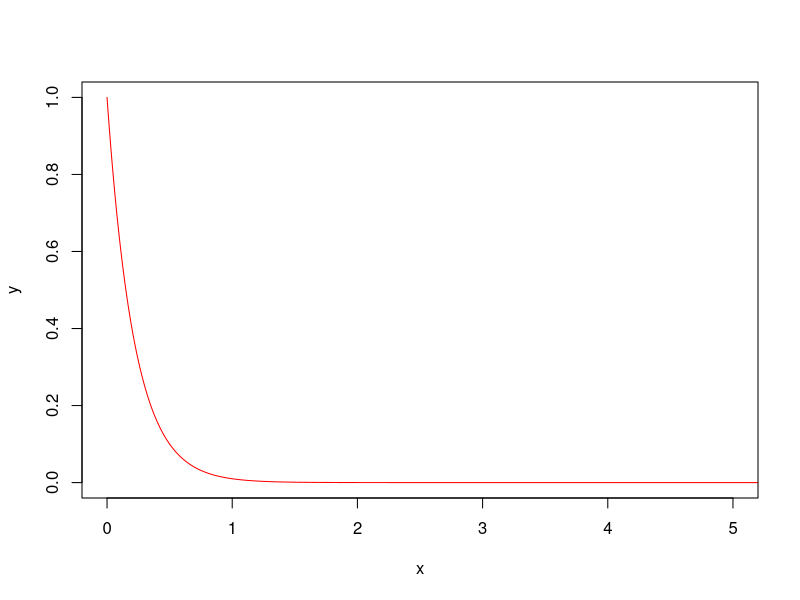

Here is the R script that generated this plot: (Note: this script raises an error after producing the figure.)
x <-seq(0,36,0.01)
y <- 10^(-2*x)
plot(x,y,xlim=c(0,5), type="l", col="red")

y_resc <- (A*10^(-B*x)-scale_min)/(scale_max-scale_min)
lines(x,y_resc,xlim=c(0,5), type="p", col="red", add=TRUE)

x <-seq(0,36,0.01)
y <- 10^(-1.301*x)
lines(x,y,xlim=c(0,5), type="l", col="green", add=TRUE)

x <-seq(0,36,0.01)
y <- 10^(-0.60205*x)
lines(x,y,xlim=c(0,5), type="l", col="blue", add=TRUE)

abline(v=1)
abline(v=2)

cdcode <- log( (1 * (t - minCD) + minCD) /A ) / (B * log(10))
cdcode
############################################################################################################

# 1%
A <- 1
B <- 2
#10%   t=1.169661
#20%   t=1.416
t <- 5*sqrt(2)
minCD <- 0
scale_min<-A*10^(-B*t)
scale_max<-A*10^(-B*minCD)
dist <- 1
prob <- (A*10^(-B*dist)-scale_min)/(scale_max-scale_min)
prob

# 5%
A <- 1
B <- 1.301
#10%   t=1.169661
#20%   t=1.416
t <- 5*sqrt(2)
minCD <- 0
scale_min<-A*10^(-B*t)
scale_max<-A*10^(-B*minCD)
dist <- 1
prob <- (A*10^(-B*dist)-scale_min)/(scale_max-scale_min)
prob

# 25%
A <- 1
B <- 0.60205
#10%   t=1.169661
#20%   t=1.416
t <- 5*sqrt(2)
minCD <- 0
scale_min<-A*10^(-B*t)
scale_max<-A*10^(-B*minCD)
dist <- 1
prob <- (A*10^(-B*dist)-scale_min)/(scale_max-scale_min)
prob*4/4